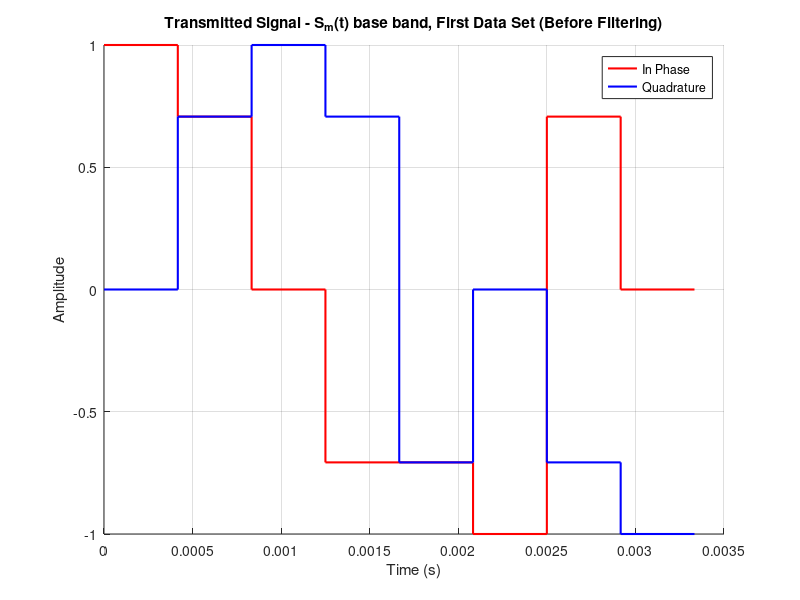
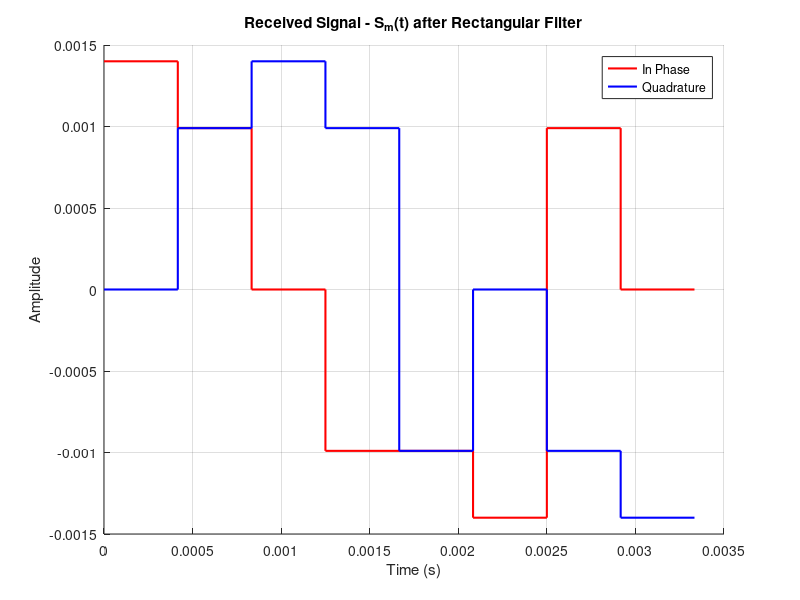
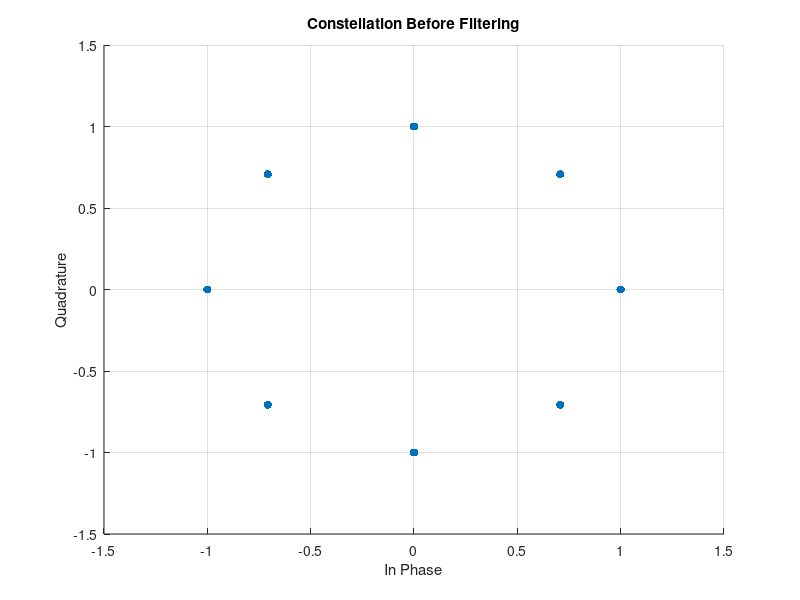
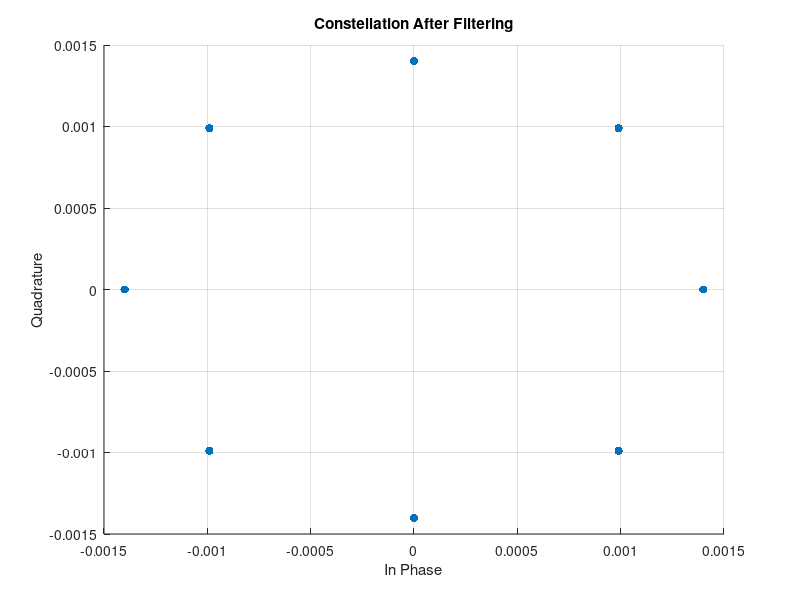

Reproduce these figures in MATLAB, in order.
% Database of bit combinations for 8-PSK
Database = {"000","001","011","010","110","111","101","100"};

% Phase angles and corresponding complex values for 8-PSK
phase_angles = [0, pi/4, pi/2, 3*pi/4, 5*pi/4, pi, 7*pi/4, 3*pi/2];
complex_symbols = exp(1j * phase_angles);  % Complex values for each phase

% Create In-Phase and Quadrature vectors
in_phase = real(complex_symbols);
quadrature = imag(complex_symbols);

% Define time axis for each symbol
symbol_time = 1/2400;  % Symbol time (e.g., 0.3ms)
t = linspace(0, length(Database) * symbol_time, length(Database)+1);

% Generate the signals
in_phase_signal = repelem(in_phase, 1, 1);       % Repeat each value over symbol time
quadrature_signal = repelem(quadrature, 1, 1);

Ts = symbol_time; % Symbol duration
rect_filter = (1.4e-3) * ones(1, round(Ts * length(t) / max(t)));  % Rectangular filter

% Filter the signals using convolution
in_phase_filtered = conv(in_phase_signal, rect_filter, 'same');
quadrature_filtered = conv(quadrature_signal, rect_filter, 'same');

% Plot signals before filtering
figure;
hold on;
stairs(t, [in_phase_signal in_phase_signal(end)], 'r', 'LineWidth', 1.5);     % In Phase
stairs(t, [quadrature_signal quadrature_signal(end)], 'b', 'LineWidth', 1.5); % Quadrature
hold off;
title('Transmitted Signal - S_m(t) base band, First Data Set (Before Filtering)');
xlabel('Time (s)');
ylabel('Amplitude');
legend('In Phase', 'Quadrature');
grid on;

% Plot signals after filtering
figure;
hold on;
stairs(t, [in_phase_filtered in_phase_filtered(end)], 'r', 'LineWidth', 1.5);     % In Phase after filter
stairs(t, [quadrature_filtered quadrature_filtered(end)], 'b', 'LineWidth', 1.5); % Quadrature after filter
hold off;
title('Received Signal - S_m(t) after Rectangular Filter');
xlabel('Time (s)');
ylabel('Amplitude');
legend('In Phase', 'Quadrature');
grid on;

% Plot constellation before filtering
figure;
scatter(in_phase_signal, quadrature_signal, 'filled', 'r');
title('Constellation Before Filtering');
xlabel('In Phase');
ylabel('Quadrature');
grid on;
axis([-1.5 1.5 -1.5 1.5]);

% Plot constellation after filtering
figure;
scatter(in_phase_filtered, quadrature_filtered, 'filled', 'b');
title('Constellation After Filtering');
xlabel('In Phase');
ylabel('Quadrature');
grid on;
axis([-0.0015 0.0015 -0.0015 0.0015]);
